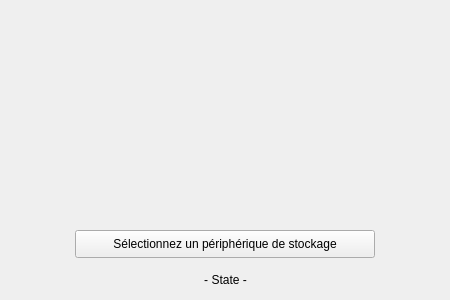
<?xml version="1.0" encoding="UTF-8"?>
<ui version="4.0">
 <class>MainWindow</class>
 <widget class="QMainWindow" name="MainWindow">
  <property name="geometry">
   <rect>
    <x>0</x>
    <y>0</y>
    <width>450</width>
    <height>300</height>
   </rect>
  </property>
  <property name="minimumSize">
   <size>
    <width>450</width>
    <height>300</height>
   </size>
  </property>
  <property name="maximumSize">
   <size>
    <width>450</width>
    <height>300</height>
   </size>
  </property>
  <property name="windowTitle">
   <string>USB Data Extractor</string>
  </property>
  <widget class="QWidget" name="centralWidget">
   <widget class="QPushButton" name="pushButton">
    <property name="geometry">
     <rect>
      <x>75</x>
      <y>230</y>
      <width>300</width>
      <height>28</height>
     </rect>
    </property>
    <property name="text">
     <string>Sélectionnez un périphérique de stockage</string>
    </property>
   </widget>
   <widget class="QLabel" name="imageLabel">
    <property name="geometry">
     <rect>
      <x>0</x>
      <y>50</y>
      <width>451</width>
      <height>141</height>
     </rect>
    </property>
    <property name="text">
     <string/>
    </property>
    <property name="pixmap">
     <pixmap>devart.png</pixmap>
    </property>
    <property name="scaledContents">
     <bool>true</bool>
    </property>
   </widget>
   <widget class="QLabel" name="stateLabel">
    <property name="geometry">
     <rect>
      <x>0</x>
      <y>270</y>
      <width>451</width>
      <height>20</height>
     </rect>
    </property>
    <property name="text">
     <string>- State -</string>
    </property>
    <property name="alignment">
     <set>Qt::AlignCenter</set>
    </property>
   </widget>
   <widget class="QLabel" name="label">
    <property name="geometry">
     <rect>
      <x>387</x>
      <y>234</y>
      <width>41</width>
      <height>20</height>
     </rect>
    </property>
    <property name="text">
     <string/>
    </property>
    <property name="pixmap">
     <pixmap>logo-usb.png</pixmap>
    </property>
    <property name="scaledContents">
     <bool>true</bool>
    </property>
   </widget>
  </widget>
 </widget>
 <layoutdefault spacing="6" margin="11"/>
 <resources/>
 <connections/>
</ui>
